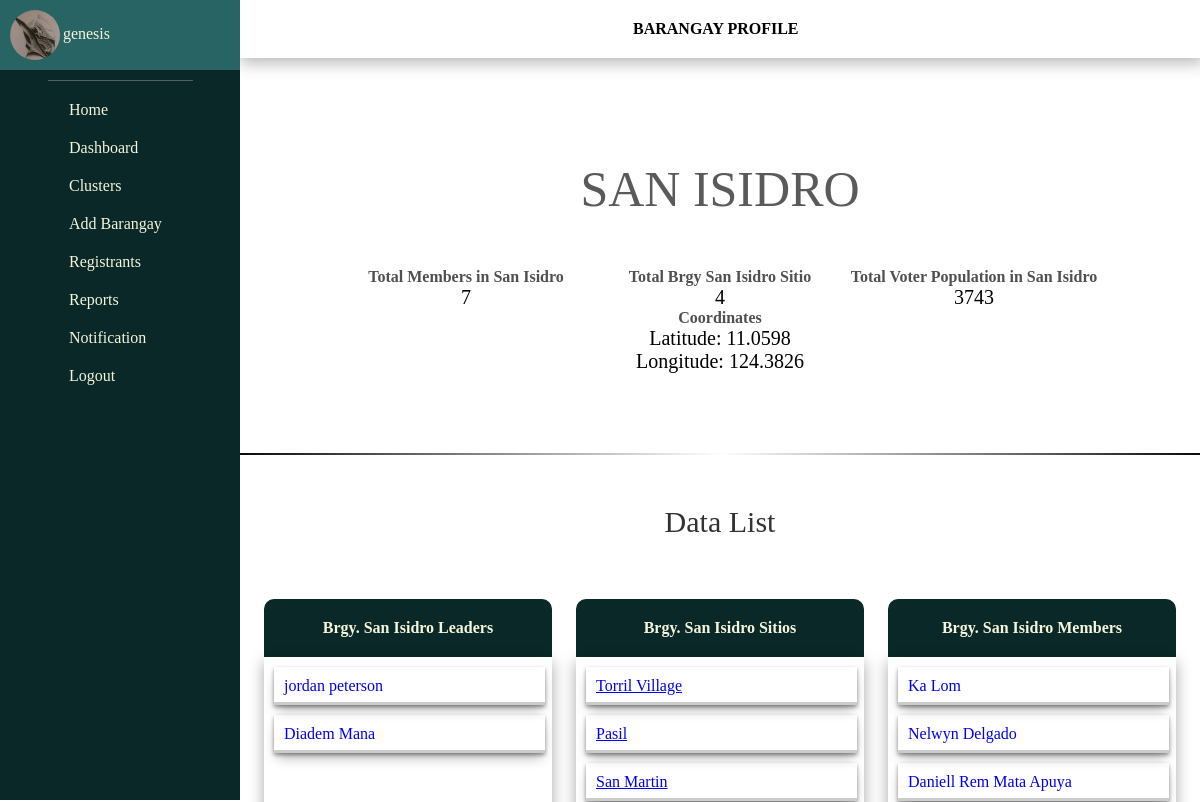
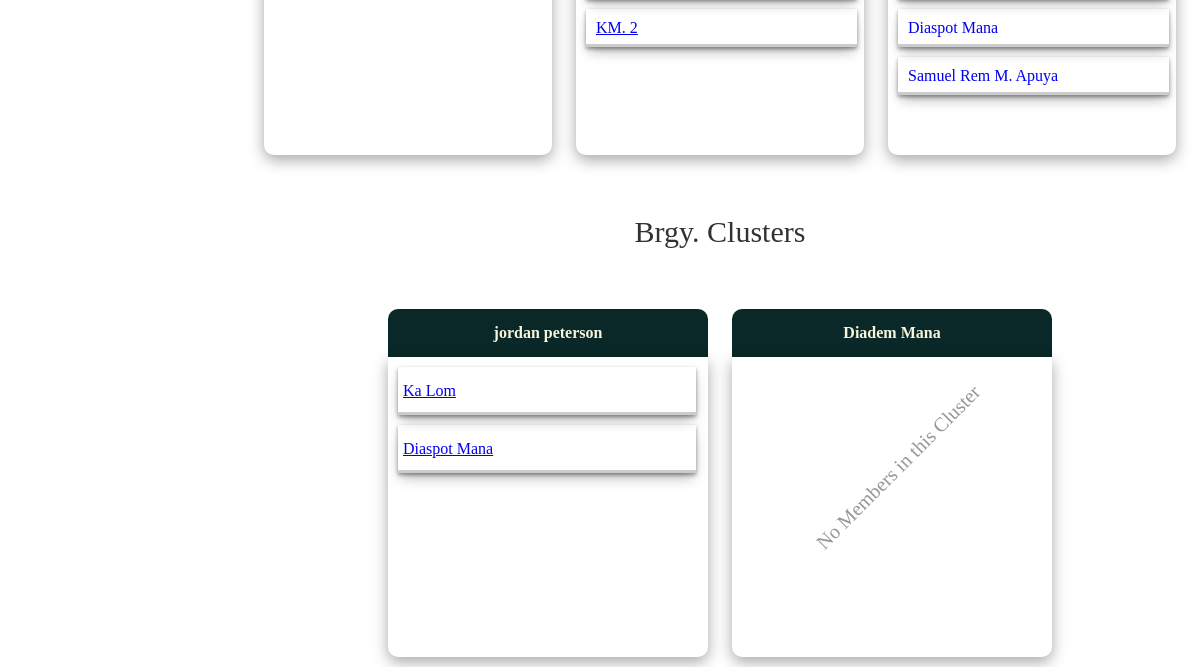
Before: /brgy/San Isidro/ (signed in) with the older database file (2 pictures, top to bottom).
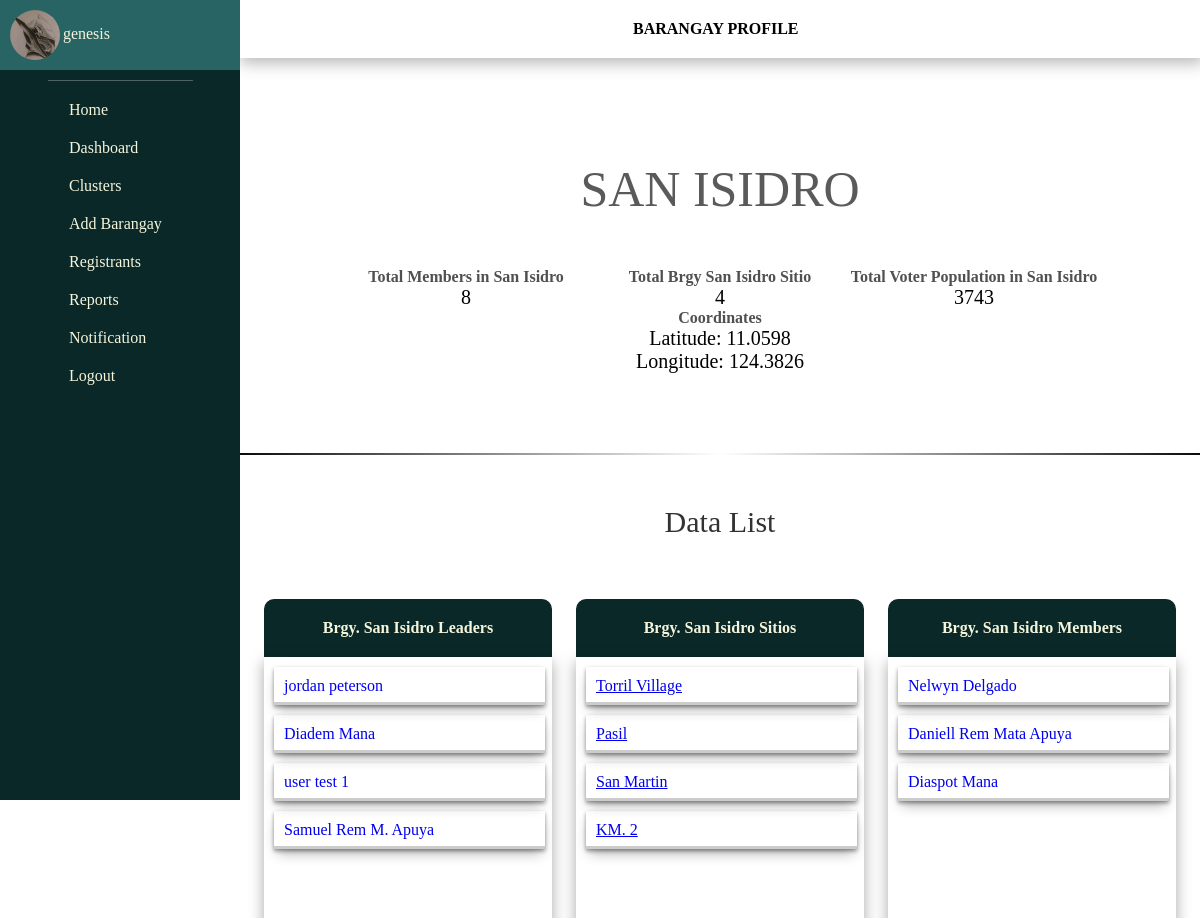
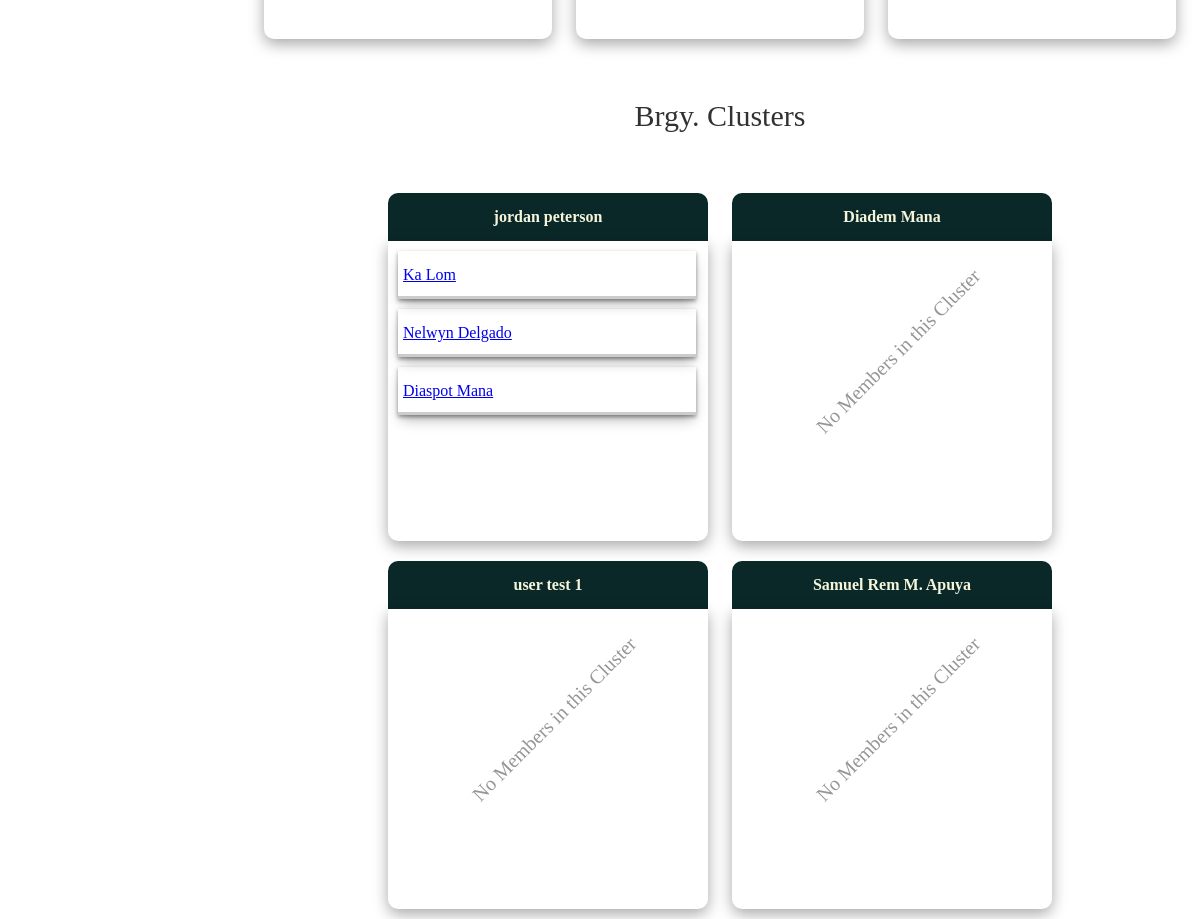
After: the same page with the newer database file (2 pictures, top to bottom).
### management/models.py (models this page shows, shortened)
class Leader(models.Model):
    user = models.ForeignKey(User, related_name='leader_user', on_delete=models.CASCADE) # Added for version 2, 2/9/2024
    name = models.CharField(max_length=255)
    gender = models.ForeignKey(Gender, related_name='leader_gender', on_delete=models.CASCADE)
    age = models.IntegerField()
    brgy = models.ForeignKey(Barangay, related_name='leader_brgy', on_delete=models.CASCADE)
    sitio = models.ForeignKey(Sitio, related_name='leader_sitio', on_delete=models.CASCADE, null=True, blank=True)
    date_registered = models.DateTimeField(auto_now_add=True)
    image = models.ImageField(null=True, blank=True, upload_to="images/")
    def __str__(self):
        return self.name

class Sitio(models.Model):
    name = models.CharField(max_length=255)
    population = models.IntegerField(default=0, blank=True, null=True)
    brgy = models.ForeignKey(Barangay, related_name='brgy_sitio', on_delete=models.CASCADE)
    lat = models.FloatField(blank=True, null=True)
    long = models.FloatField(blank=True, null=True)

class Member(models.Model):
    user = models.ForeignKey(User, related_name='member_user', on_delete=models.CASCADE) # Added for version 2, 2/9/2024
    name = models.CharField(max_length=255)
    gender = models.ForeignKey(Gender, related_name='member_gender', on_delete=models.CASCADE)
    age = models.IntegerField()
    brgy = models.ForeignKey(Barangay, related_name='member_brgy', on_delete=models.CASCADE)
    sitio = models.ForeignKey(Sitio, related_name='member_sitio', on_delete=models.CASCADE, null=True, blank=True)
    date_registered = models.DateTimeField(auto_now_add=True)
    image = models.ImageField(null=True, blank=True, upload_to="images/")
    def __str__(self):
        return self.name

class Cluster(models.Model):
    leader = models.ForeignKey(Leader, related_name='cluster_leader', on_delete=models.CASCADE)
    members = models.ManyToManyField(Member, related_name='cluster_member')

### management/decorators.py (the view)
        def wrapper_func(request, *args, **kwargs):
            groups = request.user.groups.all().values_list('name', flat=True)
            if any(group in allowed_roles for group in groups) or 'Admin' in groups:
                return view_func(request, *args, **kwargs)
            else:
                rendered_template = render(request, 'forbidden_template.html', {'variable': 'value'})
                response = HttpResponseForbidden(rendered_template)
                return response

### management/templates/member_brgy.html (shortened to what the changed rows need)
{% extends 'base.html' %}
{% load static %}
{% block content %}
    <section class="brgy-profile-brgy-details-container-div">
        <section class="brgy-profile-details-section">
            <div class="brgy-profile-brgy-showcase-container-div">
                <div class="brgy-profile-analytics-block-container-div">
                    <div class="brgy-profile-analytics-block-div">
                        <div class="brgy-profile-analytics-block-title">
                            Total Members in {{ brgy.brgy_name }}
                        </div>
                        <div class="brgy-profile-analytics-data">
                            {{ brgy_individual_sum }}
                        </div>
                    </div>
                </div>
            </div>
            <div class="brgy-profile-brgy-details-block-container-div">
                <div class="brgy-profile-showcase-details-block-div">
                    <div class="brgy-profile-details-div">
                        {% for leader in brgy_leader %}
                            <div class="brgy-profile-data-detail">
                                <a class="brgy-profile-link-page"
                                   href="{% url 'cluster' leader.name leader.user %}">{{ leader.name }}</a>
                            </div>
                        {% empty %}
                            <div class="brgy-profile-empty-detail-notifier">
                                No Leaders in this BRGY
                            </div>
                        {% endfor %}
                    </div>
                </div>
                <div class="brgy-profile-showcase-details-block-div">
                    <div class="brgy-profile-details-div">
                        {% for sitio in sitios %}
                            <div class="brgy-profile-data-detail">
                                <a href="{% url 'sitio-profile' sitio.id %}">{{ sitio.name }}</a>
                            </div>
                        {% empty %}
                            <div class="brgy-profile-empty-detail-notifier">
                                No Sitios in this Barangay
                            </div>
                        {% endfor %}
                    </div>
                </div>
                <div class="brgy-profile-showcase-details-block-div">
                    <div class="brgy-profile-details-div">
                        {% for member in member_brgy %}
                            <div class="brgy-profile-data-detail">
                                <a class="brgy-profile-link-page" href="{% url 'member-profile' member.name member.id %}">
                                    {{ member.name }}
                                </a>
                            </div>
                        {% empty %}
                            <div class="brgy-profile-empty-detail-notifier">
                                No Members in this BRGY
                            </div>
                        {% endfor %}
                    </div>
                </div>
            </div>
            <div class="brgy-profile-brgy-clusters-container-div">
                {% for cluster in brgy_cluster %}
                    <div class="brgy-profile-cluster-block-div">
                        <div class="brgy-profile-cluster-leader-header">
                            {{ cluster.leader }}
                        </div>
                        <div class="brgy-profile-cluster-members-div">
                            {% for member in cluster.members.all %}
                                <div class="brgy-profile-cluster-member">
                                    <a href="{% url 'member-profile' member.name member.id %}">{{ member }}</a>
                                </div>
                            {% empty %}
                                <div class="brgy-profile-empty-member-cluster-notifier">
                                    No Members in this Cluster
                                </div>
                            {% endfor %}
                        </div>
                    </div>
                {% endfor %}
            </div>
        </section>
    </section>
{% endblock %}

Changed rows visible on the page:
removed Member: name "Samuel Rem M. Apuya"
no longer on one of the page's lists (row edited): Member: name "Ka Lom"
added Leader: name "user test 1"
added Leader: name "Samuel Rem M. Apuya"
changed Cluster "jordan peterson": gains Member (name "Nelwyn Delgado")
added Cluster: leader "user test 1"
added Cluster: leader "Samuel Rem M. Apuya"
Other visible differences:
{{ brgy_individual_sum }}: "7" → "8"
